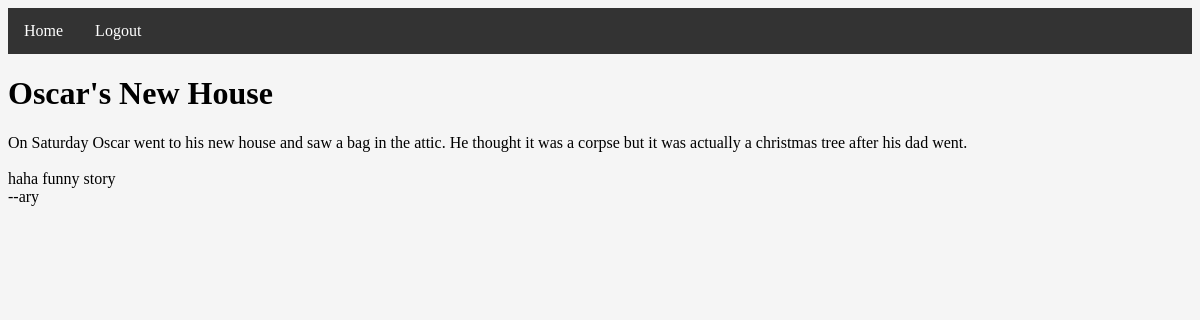
Page /3 (signed in) on the committed database.
### tables this page shows
CREATE TABLE Stories (ID INTEGER PRIMARY KEY AUTOINCREMENT, Title TEXT, FullStory TEXT, Latest_Update TEXT);

### __init__.py (the view)
@app.route('/<int:story_id>')
def view_story(story_id):
    if logged_in():
        username = session['username']
        if db_builder.has_contributed(story_id, username):
            title, story, _ = db_builder.get_story(story_id)
            return render_template('view.html', title=title, story=story)
        else:
            return redirect(url_for('edit_story', story_id=story_id))
    else:
        return redirect(url_for('landing'))

### __init__.py (called while the page is built)
def logged_in():
    return session.get('username') is not None

### db_builder.py (called while the page is built)
def split_viewable_stories(username):
    db = sqlite3.connect(DB_FILE) #open if file exists, otherwise create
    c = db.cursor()               #facilitate db ops -- you will use cursor to trigger db events
    c.execute("SELECT ID FROM Stories")
    all_story_ids = set([entry[0] for entry in c.fetchall()])
    user_id = get_id(username)
    c.execute("SELECT StoryID FROM Contributions WHERE UserID=?", [user_id])
    contributed_story_id_set = set([entry[0] for entry in c.fetchall()])
    viewable_story_list = [(story_id, get_story_title_by_id(story_id)) for story_id in contributed_story_id_set]
    editable_story_list = [(story_id, get_story_title_by_id(story_id)) for story_id in all_story_ids.difference(contributed_story_id_set)]
    db.commit() #save changes
    db.close()  #close database
    return (viewable_story_list, editable_story_list)

def has_contributed(story_id, username):
    contributions, _ = split_viewable_stories(username)
    if story_id in [entry[0] for entry in contributions]:
        return True
    else:
        return False

def get_story(story_id):
    db = sqlite3.connect(DB_FILE)  # open if file exists, otherwise create
    c = db.cursor()
    c.execute("SELECT Title, FullStory, Latest_Update FROM Stories WHERE ID=?", [story_id])
    row = c.fetchone()
    title = row[0]
    full_story = row[1]
    latest_update = row[2]
    db.commit()
    db.close()
    return title, full_story, latest_update

def get_story_title_by_id(story_id):
    db = sqlite3.connect(DB_FILE)  # open if file exists, otherwise create
    c = db.cursor()
    c.execute("SELECT Title FROM Stories WHERE ID=?", [story_id])
    title = c.fetchone()[0]
    db.commit()
    db.close()
    return title

def get_id(username):
    db = sqlite3.connect(DB_FILE) #open if file exists, otherwise create
    c = db.cursor()               #facilitate db ops -- you will use cursor to trigger db events
    user_ID = None
    c.execute("SELECT ID FROM Users WHERE Username=?", [username])
    row = c.fetchone()
    if row is not None:
        user_ID = row[0]
    return user_ID

### templates/view.html (shortened to what this page needs)
<!DOCTYPE html>
<html lang="en">
<head>
    <link rel="stylesheet" href="{{ url_for('static', filename='styles/stylesheet.css') }}">
    <ul class="nav">
        <li class="nav"><a class="nav" href="/">Home</a></li>
        <li class="nav"><a class="nav" href="/logout">Logout</a></li>
    </ul>
</head>
<body>
    <h1 class="story-text">{{ title }}</h1>
    <p style="white-space: pre-wrap;">{{ story }}</p>
</body>
</html>

### static/styles/stylesheet.css (style rules this page uses)
body { background-color: #f5f5f5; }
ul.nav { list-style-type: none; margin: 0; padding: 0; overflow: hidden; background-color: #333; }
li.nav { float: left; }
li a.nav { display: block; color: white; text-align: center; padding: 14px 16px; text-decoration: none; }
.story-text { overflow-wrap: break-word; word-wrap: break-word; }

### rows in the picture
Stories: Title "Oscar's New House", FullStory "On Saturday Oscar went to his new house and saw a bag in the attic. He thought it was a corpse but it was actually a christmas tree after his dad went. haha funny story --ary"
